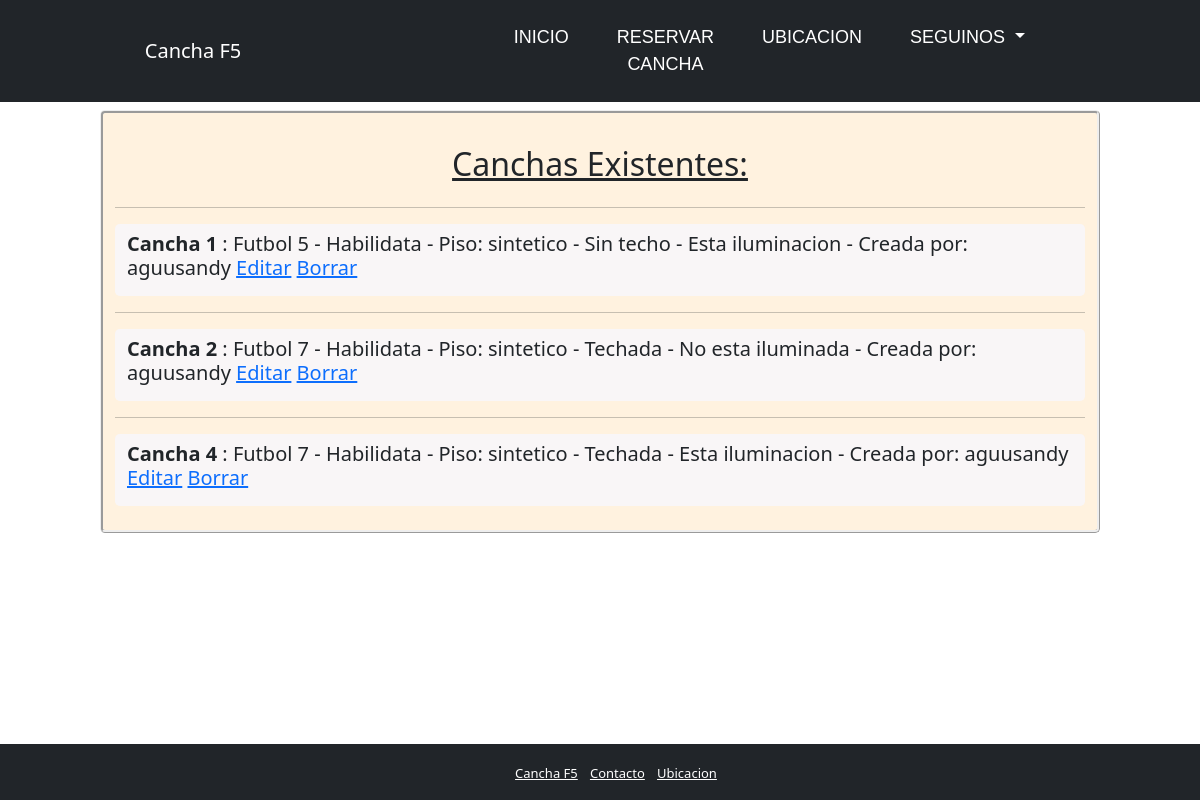
/canchas/, run on the app's committed database.
### alquiler/models.py (models this page shows, shortened)
class Cancha(models.Model):
    id = models.AutoField(primary_key=True,auto_created = True, serialize = False)
    nombre = models.CharField(max_length=255, null=False, blank=False)
    capacidad = models.CharField(max_length=255, null=False, blank=False)
    habilitada = models.BooleanField(default=True)
    creador = models.ForeignKey(User, on_delete=models.CASCADE)
    piso = models.CharField(max_length=255, null=False, blank=False, default="sintetico")
    techada = models.BooleanField(default=True)
    iluminacion = models.BooleanField(default=True)

### alquiler/views.py (the view)
# urls.py: path('canchas/', CanchasView.as_view(), name="canchas"),
class CanchasView(ListView):
    model = Cancha
    template_name = 'cancha.html'
    def get_context_data(self, *args, **kwargs):
        canchas = Cancha.objects.all()
        context = super(CanchasView, self).get_context_data(*args, **kwargs)
        context["canchas"] = canchas
        return context

### alquiler/templates/cancha.html (shortened to what this page needs)
{% extends 'base.html' %}
{% load static %}
{% if user.is_authenticated %}
    {% block content %}
        <div class="container-fluid col-12 col-sm-10 post-home rounded-3 mx-auto my-2 py-2">
            {% if canchas %}
                <div class="text-center text-decoration-underline">
                    <h2 class="my-4">Canchas Existentes: </h2>
                </div>
                <ul class="listasinestilo px-0">
                {% for cancha in canchas %}
                    <hr>
                    <div class="container-fluid texto-fondo py-2 rounded-3">
                        <li>
                            <h5><strong>{{ cancha.nombre }}</strong> :
                                {{ cancha.capacidad }} -
                                {% if cancha.habilitada %}
                                    Habilidata
                                {% else %}
                                    Deshabilitada
                                {% endif %}
                                - Piso: {{cancha.piso}} -
                                {% if cancha.techada %}
                                    Techada
                                {% else %}
                                    Sin techo
                                {% endif %}
                                -
                                {% if cancha.iluminacion %}
                                    Esta iluminacion
                                {% else %}
                                    No esta iluminada
                                {% endif %}
                                 - Creada por: {{ cancha.creador }}
                                    <a href="{% url 'editar_cancha' cancha.pk %}">Editar</a>
                                    <a href="{% url 'borrar_cancha' cancha.pk %}">Borrar</a>
                            </h5>
                        </li>
                    </div>
                {% endfor %}
                </ul>
            {% endif %}
        </div>
    {% endblock %}
{% endif %}

### alquiler/templates/base.html (shortened to what this page needs)
{% load static %}
<!doctype html>
<html lang="es">
  <head>
    <link rel="stylesheet" href="https://pro.fontawesome.com/releases/v5.10.0/css/all.css"
/>
    <link rel="stylesheet" href="https://cdnjs.cloudflare.com/ajax/libs/font-awesome/6.1.0/css/all.min.css">
    <link href="https://cdn.jsdelivr.net/npm/bootstrap@5.0.0-beta1/dist/css/bootstrap.min.css"
    rel="stylesheet"
>
    <link href="{% static 'css/grande.css' %}" rel="stylesheet" type="text/css">
    <link href="{% static 'css/mediano.css' %}" rel="stylesheet" type="text/css">
    <link href="{% static 'css/chico.css' %}" rel="stylesheet" type="text/css">
  </head>
  <body class="cuerpo">
      <nav class="navbar navbar-expand-md navbar-dark bg-dark p-3">
          <div class="container-fluid text-inicio w-50">
            <div>
              <a class="navbar-brand " href="{% url 'home' %}">Cancha F5</a>
            </div>
          </div>
          <div class="collapse navbar-collapse" id="navbarSupportedContent">
            <ul class="navbar-nav ms-auto text-opciones">
              <li class="nav-item">
                <a class="nav-link active rounded-3 pestaña text-center px-4" aria-current="page"
                 href="{% url 'home' %}">Inicio</a>
              </li>
              <li class="nav-item">
                <a class="nav-link active rounded-3 pestaña text-center px-4" aria-current="page"
                href="{% url 'reservas' %}">Reservar Cancha</a>
              </li>
              <li class="nav-item">
                <a class="nav-link active rounded-3 pestaña text-center px-4" aria-current="page"
                href="{% url 'ubicacion' %}">Ubicacion</a>
              </li>
              <li class="nav-item dropdown">
                <a class="nav-link dropdown-toggle rounded-3 pestaña active text-center px-4"
                href="#" id="navbarDropdown" role="button" data-bs-toggle="dropdown" aria-expanded="false">
                  Seguinos
                </a>
              </li>
            </ul>
          </div>
      </nav>
    <div class="container-fluid cotenido_principal m-0 p-0">
      {% block content %}
      {% endblock %}
    </div>
    <footer class="py-2 bg-dark w-100 text-center fixed-bottom">
      <div class="container-fluid py-2">
        <ul class="my-0 w-100 ">
          <div class="">
            <li class="list-inline-item "><a href="/" class="text-white textpie">Cancha F5</a></li>
            <li class="list-inline-item "><a href="{% url 'contact' %}" class="text-white textpie">Contacto</a></li>
            <li class="list-inline-item "><a href="{% url 'ubicacion' %}" class="text-white textpie">Ubicacion</a></li>
          </div>
        </ul>
      </div>
  </footer>
  </body>
</html>

### static/css/grande.css (style rules this page uses)
@media screen and (min-width: 769px) { .cuerpo { padding:0%; } }
@media screen and (min-width: 769px) { .text-inicio { margin-left: 10%; } }
@media screen and (min-width: 769px) { .text-opciones { margin-right: 20%; } }
@media screen and (min-width: 769px) { .pestaña { font-family: 'Gill Sans', 'Gill Sans MT', Calibri, 'Trebuchet MS', sans-serif; text-transform: uppercase; font-size: 18px; } }
@media screen and (min-width: 769px) { .texto-fondo { background-color: rgba(248, 248, 255, 0.76); border-radius: 12px; } }
@media screen and (min-width: 769px) { .listasinestilo { list-style-type: none; } }
@media screen and (min-width: 769px) { .post-home { background: rgba(255, 235, 205, 0.638); border-style: ridge; } }
@media screen and (min-width: 769px) { .textpie { font-size: small; } }

### data on the page
Cancha: nombre "Cancha 1", capacidad "Futbol 5", habilitada "Habilidata", piso "sintetico", techada "Sin techo", iluminacion "Esta iluminacion", creador "aguusandy"
Cancha: nombre "Cancha 2", capacidad "Futbol 7", habilitada "Habilidata", piso "sintetico", techada "Techada", iluminacion "No esta iluminada", creador "aguusandy"
Cancha: nombre "Cancha 4", capacidad "Futbol 7", habilitada "Habilidata", piso "sintetico", techada "Techada", iluminacion "Esta iluminacion", creador "aguusandy"
